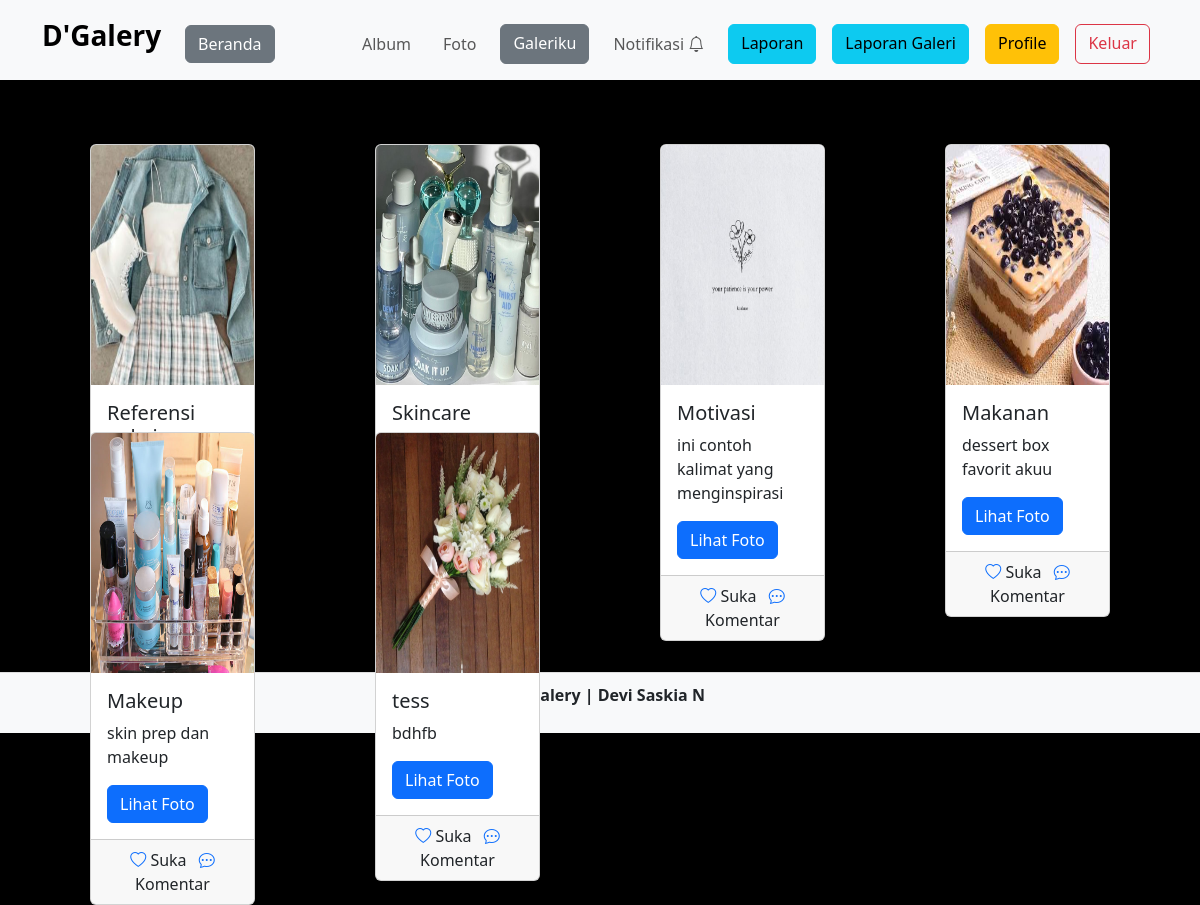
/akun/home.php (signed in), run on the app's committed database.
### tables this page shows
CREATE TABLE `foto` (
  `foto_id` int(11) NOT NULL,
  `judul_foto` varchar(255) NOT NULL,
  `deskripsi_foto` text NOT NULL,
  `tanggal_unggah` date NOT NULL,
  `lokasi_file` varchar(255) NOT NULL,
  `album_id` int(11) NOT NULL,
  `user_id` int(11) NOT NULL
);

### akun/home.php (the view, shortened to what this page needs)
<?php
include '../c/koneksi.php';
$user_id = $_SESSION['user_id'];
?>
<!DOCTYPE html>
<html lang="en">
<head>
    <link rel="stylesheet" href="../assets/css/bootstrap.min.css">
    <link href="https://cdn.jsdelivr.net/npm/bootstrap-icons/font/bootstrap-icons.css" rel="stylesheet">
</head>
<body class="bg-black">
        <nav class="navbar navbar-expand-lg bg-body-tertiary">
            <div class="container">
                <a class="navbar-brand" href="index.php">
                    <h3><strong>D'Galery</strong></h3>
                </a>
                <div class="collapse navbar-collapse mt-2" id="navbarNavAltMarkup">
                    <div class="navbar-nav me-auto">
                        <a href="index.php" class="btn btn-secondary m-2">Beranda</a>
                    </div>
                    <div class="navbar-nav ms-auto">
                        <a href="album.php" class="nav-link m-2">Album</a>
                        <a href="foto.php" class="nav-link m-2">Foto</a>
                        <a href="galeri.php" class="btn btn-secondary m-2">Galeriku</a>
                        <a href="notifikasi.php" class="nav-link m-2 position-relative">
                            Notifikasi <i class="bi bi-bell"></i>
                        </a>
                        <a href="laporan.php" class="btn btn-info m-2">Laporan</a>
                        <a href="data_laporan.php" class="btn btn-info m-2">Laporan Galeri</a>
                        <a href="profile.php" class="btn btn-warning m-2">Profile</a>
                        <a href="../c/aksi_logout.php" class="btn btn-outline-danger m-2">Keluar</a>
                    </div>
                </div>
            </div>
        </nav>
    <div class="container mt-3">
        <div class="row">
            <?php
            $query = mysqli_query($koneksi, "SELECT * FROM foto WHERE user_id='$user_id'");
            while ($data = mysqli_fetch_array($query)) {
                ?>
                <div class="col-md-3 mt-5" style="height: 15rem;">
                    <div class="card mx-5">
                    <a href="foto_detail.php?id=<?php echo $data['foto_id']; ?>">
                        <img src="../assets/img/<?php echo $data['lokasi_file']?>" class="card-img-top" alt="" style="height: 15rem;" title="<?php echo $data['judul_foto']?>">
                    </a>
                        <div class="card-body">
                            <h5 class="card-title"><?php echo $data['judul_foto']?></h5>
                            <p class="card-text"><?php echo $data['deskripsi_foto']?> </p>
                            <a href="foto_detail.php?id=<?php echo $data['foto_id']; ?>" class="btn btn-primary">Lihat Foto</a>
                        </div>
                        <div class="card-footer text-center">
                            <a href=""><i class="bi bi-heart"></i></a> Suka
                            <a href=""><i class="bi bi-chat-dots ms-2"></i></a> Komentar
                        </div>
                    </div>
                </div>
            <?php } ?>
        </div>
    </div>
    <footer>
        <p><strong>&copy; D'Galery | Devi Saskia N</strong></p>
    </footer>
</body>
</html>

### akun/home.php (style rules this page uses)
footer { background-color: #f8f9fa; text-align: center; padding: 10px 0; border-top: 1px solid #ddd; }

### data on the page
foto: lokasi_file (picture), judul_foto "Referensi…"
foto: lokasi_file (picture), judul_foto "Skincare"
foto: lokasi_file (picture), judul_foto "Motivasi", deskripsi_foto "ini contoh kalimat yang menginspirasi"
foto: lokasi_file (picture), judul_foto "Makanan", deskripsi_foto "dessert box favorit akuu"
foto: lokasi_file (picture), judul_foto "Makeup", deskripsi_foto "skin prep dan makeup"
foto: lokasi_file (picture), judul_foto "tess", deskripsi_foto "bdhfb"
